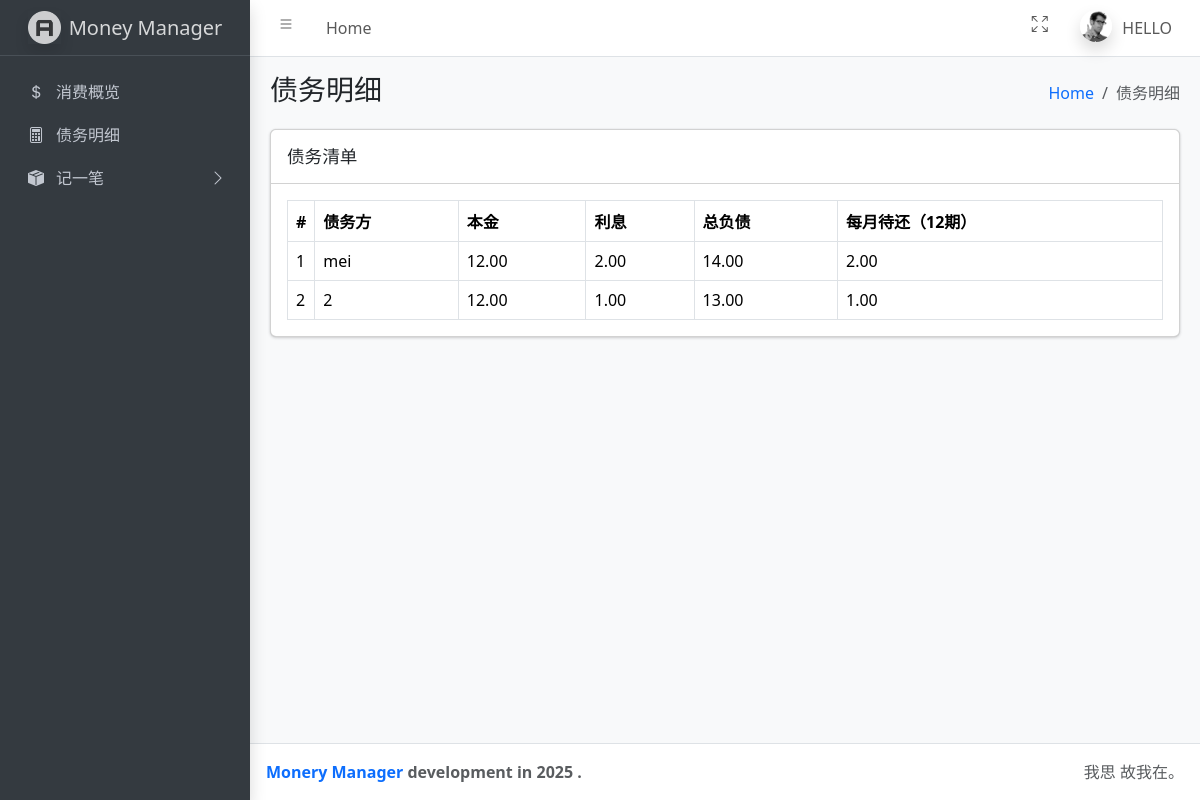
Page /debts/ (signed in) on the committed database.
### rec/models.py (models this page shows, shortened)
class Loan(models.Model):
    name = models.TextField('债务名称')
    principal = models.DecimalField('借款本金',max_digits=7, decimal_places=2)
    interest = models.DecimalField('借款利息',max_digits=7, decimal_places=2)
    Tobepaid = models.DecimalField('每月待还',max_digits=7, decimal_places=2)

### rec/views.py (the view)
# urls.py: path('debts/',views.debts,name='debts'),
@login_required
def debts(request):
    liss = []
    lis = []
    f=0
    for i in Loan.objects.all():
        f=f+1
        lis.append(f)
        lis.append(i.name)
        lis.append(i.principal)
        lis.append(i.interest)
        lis.append(i.interest+i.principal)
        lis.append(i.Tobepaid)
        liss.append(lis)
        lis = []
    dic1 = {'nobody':liss}
    return render(request, 'detailOfdebts.html',dic1)

### rec/templates/detailOfdebts.html
{% extends "index2.html" %}
{% block content %}
 <main class="app-main">
        <div class="app-content-header">
          <div class="container-fluid">
            <div class="row">
              <div class="col-sm-6"><h3 class="mb-0">债务明细</h3></div>
              <div class="col-sm-6">
                <ol class="breadcrumb float-sm-end">
                  <li class="breadcrumb-item"><a href="#">Home</a></li>
                  <li class="breadcrumb-item active" aria-current="page">债务明细</li>
                </ol>
              </div>
            </div>
          </div>
        </div>
        <div class="app-content">
          <div class="container-fluid">
            <div class="row">
              <div class="col-md-12">
                <div class="card mb-4">
                  <div class="card-header"><h3 class="card-title">债务清单</h3></div>
                  <div class="card-body">
                    <table class="table table-bordered">
                      <thead>
                        <tr>
                          <th style="width: 10px">#</th>
                          <th>债务方</th>
                          <th>本金</th>
                          <th>利息</th>
                            <th>总负债</th>
                            <th>每月待还（12期）</th>
                        </tr>
                      </thead>
                      <tbody>
                            {% for lists in nobody  %}
                            <tr class="align-middle">
                                {% for lis in lists  %}
                            <td>{{ lis }}</td>
                            {% endfor %}
                            </tr>
                            {%endfor%}
                      </tbody>
                    </table>
                  </div>
                </div>
              </div>
            </div>
          </div>
        </div>
      </main>
{% endblock %}

### rows in the picture
Loan: lists "mei" "12.00" "2.00" "2.00"
Loan: lists "12.00" "1.00" "1.00"

### other values in the picture
{{ lis }} "1" "14.00" "2" "2" "13.00"
